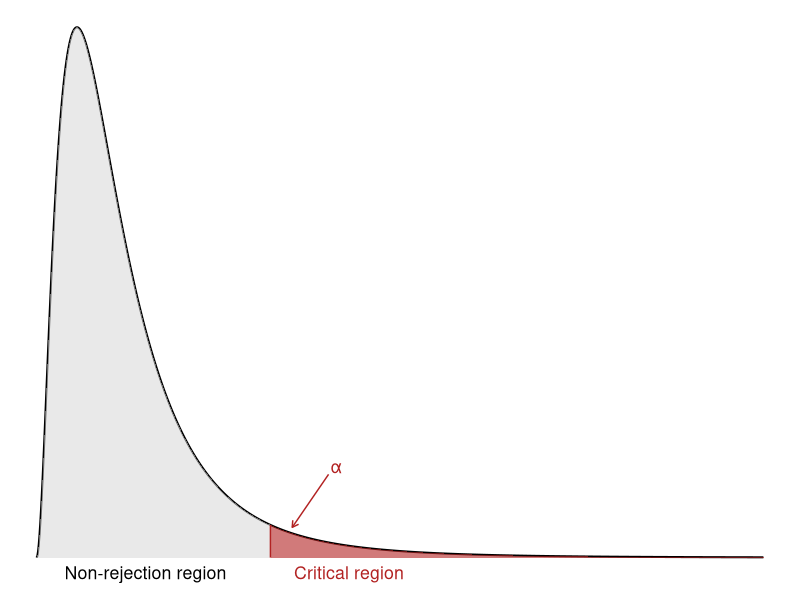

Source code (R):
## ---- chunk 1
# Savings and income data
income <- c(18, 44, 31, 38, 36, 26, 24, 51, 22, 30)
savings <- c(8, 52, 30, 31, 30, 25, 8, 45, 3, 16)
df <- data.frame(x = income, y = savings)

# Fit linear model
fit <- lm(y ~ x, data = df)

# Summary and confidence interval
summary(fit)
confint(fit)

# ANOVA table
anova(fit)

## ---- chunk 2
#| message: false
#| warning: false
#| fig-align: center
#| fig-height: 4
#| fig-width: 7
library(ggplot2)

# Parameters for F-distribution
df1 <- 6
df2 <- 10
alpha <- 0.05
crit_val <- qf(1 - alpha, df1, df2)

# Data for curve
x_vals <- seq(0, 10, length.out = 1000)
y_vals <- df(x_vals, df1, df2)
df_plot <- data.frame(x = x_vals, y = y_vals)

# Shaded critical region
df_crit <- subset(df_plot, x >= crit_val)
y_crit <- df(crit_val, df1, df2)

# Plot
ggplot(df_plot, aes(x = x, y = y)) +
  geom_line(color = "black", linewidth = 0.7) +

  # Acceptance region
  geom_area(data = subset(df_plot, x <= crit_val), fill = "lightgrey", alpha = 0.5) +

  # Critical region
  geom_area(data = df_crit, fill = "firebrick", alpha = 0.6) +

  # Critical value line
  annotate("segment", x = crit_val, xend = crit_val, y = 0, yend = y_crit,
           linetype = "solid", color = "firebrick") +

  # Annotations
  annotate("text", x = 1.5, y = -0.02, label = "Non-rejection region", size = 4.5) +
  annotate("text", x = 4.3, y = -0.02, label = "Critical region", size = 4.5, color = "firebrick") +
  annotate("text", x = crit_val + 0.9, y = 0.12, label = "α", color = "firebrick", size = 4.5) +
  annotate("segment", x = crit_val + 0.8, xend = crit_val + 0.3, y = 0.11, yend = 0.04,
           arrow = arrow(length = unit(0.18, "cm")), color = "firebrick") +

  # Theme adjustments
  labs(x = NULL, y = NULL) +
  theme_void() +
  theme(
    axis.text.y = element_blank(),
    axis.ticks = element_blank(),
    panel.grid = element_blank()
  )

## ---- chunk 3
sales_df <- data.frame(
  district = 1:8,
  y  = c(5.4, 3.8, 10.6, 5.2, 4.5, 2.7, 2.5, 4.5),  # sales (million EUR)
  x1 = c(5.0, 4.2, 10.0, 4.4, 3.6, 1.3, 2.7, 3.0),   # population (×100 000)
  x2 = c(5.0, 3.0, 9.0, 3.5, 5.0, 2.0, 1.8, 4.7)     # advertising (×10 000 EUR)
)

fit_sales <- lm(y ~ x1 + x2, data = sales_df)
summary(fit_sales)
